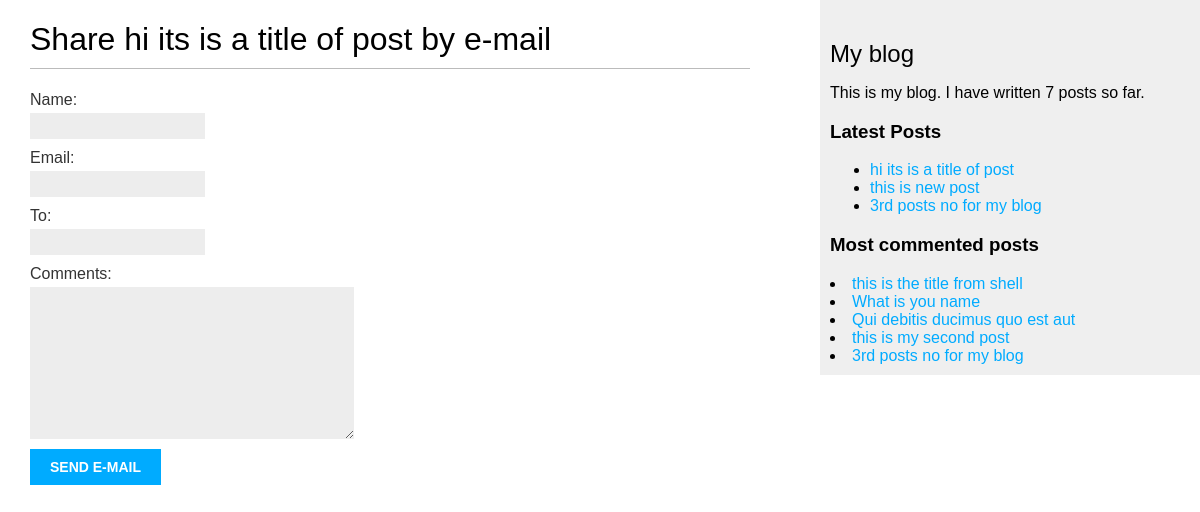
The page /blog/7/share/ on the database its author committed.
### blog/models.py (models this page shows, shortened)
class Post(models.Model):
    class Status(models.TextChoices):
        DRAFT = 'DF','Draft'
        PUBLISHED = 'PB','Published'
    title = models.CharField(max_length=255)
    slug  = models.SlugField(max_length=255,unique_for_date='publish')
    author = models.ForeignKey(settings.AUTH_USER_MODEL, on_delete=models.CASCADE,related_name='blog_posts')
    body  = models.TextField()
    publish = models.DateTimeField(default=timezone.now)    # post publish kb howi
    created = models.DateTimeField(auto_now_add=True)       # Post kab banayi gayi
    updated = models.DateTimeField(auto_now=True)           # Post kab last edit hui
    status  = models.CharField(max_length=2,choices=Status.choices, default=Status.DRAFT)
    objects = models.Manager()
    published = PublishedManager()
    tags       = TaggableManager()
    class Meta:
        ordering = ['-publish']                             # سب سے نئی پوسٹ سب سے اوپر
        indexes = [models.Index(fields = ['-publish']),]
    def get_absolute_url(self):
        return reverse("blog:post_detail",args=[self.publish.year,self.publish.month,self.publish.day,self.slug])

### blog/views.py (the view)
# urls.py: path('<int:post_id>/share/',views.post_share,name='post_share'),
def post_share(request,post_id):
    post = get_object_or_404(Post,id = post_id,status = Post.Status.PUBLISHED)
    sent = False
    if request.method == 'POST':
        form = EmailPostForm(request.POST)
        if form.is_valid():
            cd = form.cleaned_data
            post_url = request.build_absolute_uri(
                post.get_absolute_url()
            )
            subject = (
                f"{cd['name']} ({cd['email']}) "
                f"recommends you read {post.title}"
            )
            message = (
                f"Read{post.title} at {post_url}\n\n"
                f"{cd['name']}\'comments:{cd['comments']}"
            )
            send_mail(subject=subject,message=message,from_email=None,recipient_list=[cd['to']])
            sent = True
    else:
        form = EmailPostForm()
    return render(request,'blog/post/share.html',{'form':form,'post':post,'sent':sent})

### blog/forms.py
class EmailPostForm(forms.Form):
    name = forms.CharField(max_length=25)
    email = forms.EmailField()
    to = forms.EmailField()
    comments = forms.CharField(required=False, widget=forms.Textarea)

### blog/models.py (called while the page is built)
    def get_queryset(self):
        return super().get_queryset().filter(status = Post.Status.PUBLISHED)

### blog/templatetags/blog_tags.py (called while the page is built)
@register.simple_tag
def total_posts():
    return Post.published.count()

@register.inclusion_tag('blog/post/latest_posts.html')
def show_latest_posts(count=5):
    latest_posts = Post.published.order_by('-publish')[:count]
    return {'latest_posts':latest_posts}

@register.simple_tag
def get_most_commented_posts(count=5):
    return Post.published.annotate(total_comments = Count('comments')).order_by('-total_comments')[:count]

### blog/templates/blog/post/share.html (shortened to what this page needs)
{% extends "blog/base.html" %}
{% block content %}
{% if sent %}
<h1>E-mail successfully sent.</h1>
<p>
    "{{ post.title }}" successfully sent to {{ form.cleaned_data.to }}.
</p>
{% else %}
<h1>
    Share {{ post.title }} by e-mail
</h1>
<form method="post">
    {{ form.as_p }}
    <input type="submit" value="Send e-mail">
</form>
{% endif %}
{% endblock content %}

### blog/templates/blog/base.html (shortened to what this page needs)
{% load blog_tags %}
{% load static %}
<!DOCTYPE html>
<html lang="en">
  <head>
  <link href="{% static 'css/blog.css' %}" rel="stylesheet" />
</head>
  <body>
    <div id="content">
      {% block content %}{% endblock content %}
    </div>
    <div id="sidebar">
      <h2>My blog</h2>
      <p>This is my blog.
      I have written {% total_posts %} posts so far.
      </p>
      <h3>Latest Posts</h3>
      {% show_latest_posts 3 %}
      <h3>Most commented posts</h3>
      {% get_most_commented_posts as most_commented_posts %}
      {% for post in most_commented_posts %}
      <li>
        <a href="{{ post.get_absolute_url }}">{{ post.title }}</a>
      </li>
      {% endfor %}
    </div>
  </body>
</html>

### blog/templates/blog/post/latest_posts.html
<ul>
    {% for post in latest_posts %}
    <li>
        <a href="{{ post.get_absolute_url }}">{{ post.title }}</a>
    </li>
    {% endfor %}
</ul>

### blog/static/css/blog.css (style rules this page uses)
body { margin:0; padding:0; font-family:helvetica, sans-serif; }
a { color:#00abff; text-decoration:none; }
h1 { font-weight:normal; border-bottom:1px solid #bbb; padding:0 0 10px 0; }
h2 { font-weight:normal; margin:30px 0 0; }
#content { float:left; width:60%; padding:0 0 0 30px; }
#sidebar { float:right; width:30%; padding:10px; background:#efefef; height:100%; }
label { float:left; clear:both; color:#333; margin-bottom:4px; }
input, textarea { clear:both; float:left; margin:0 0 10px; background:#ededed; border:0; padding:6px 10px; font-size:12px; }
input[type=submit] { font-weight:bold; background:#00abff; color:#fff; padding:10px 20px; font-size:14px; text-transform:uppercase; }

### rows shown on the page
Post: title "hi its is a title of post"
Post: title "this is new post"
Post: title "3rd posts no for my blog"
Post: title "this is the title from shell"
Post: title "What is you name"
Post: title "Qui debitis ducimus quo est aut"
Post: title "this is my second post"
